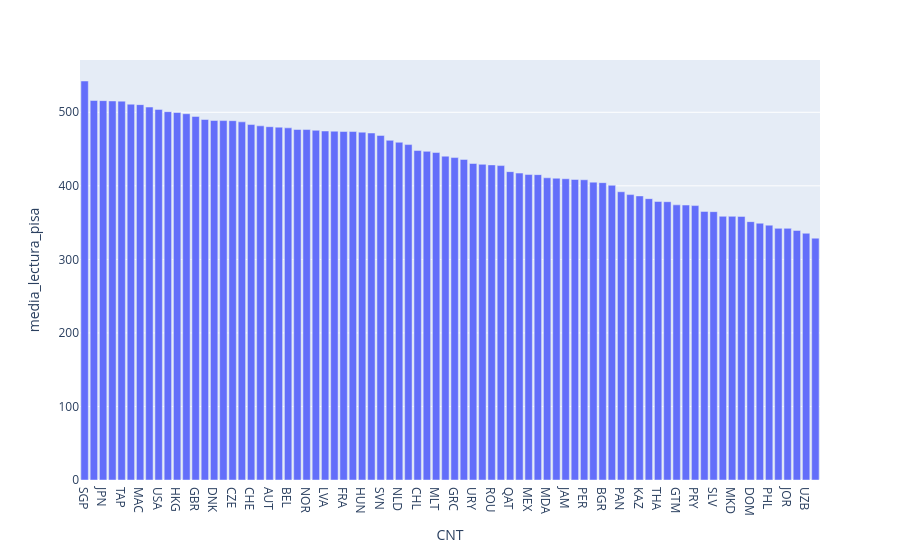

The notebook cell this image was saved under:
### Code cell
fig.show()

### Figure 1 — Plotly figure (JSON) as saved in the notebook; plotly's stock layout.template omitted (floating-point values rounded to 4 significant figures)
{"data": [{"hovertemplate": "CNT=%{x}<br>media_lectura_pisa=%{y}<extra></extra>", "legendgroup": "", "marker": {"color": "#636efa", "pattern": {"shape": ""}}, "name": "", "orientation": "v", "showlegend": false, "textposition": "auto", "type": "bar", "x": ["SGP", "IRL", "JPN", "KOR", "TAP", "EST", "MAC", "CAN", "USA", "NZL", "HKG", "AUS", "GBR", "FIN", "DNK", "POL", "CZE", "SWE", "CHE", "ITA", "AUT", "DEU", "BEL", "PRT", "NOR", "HRV", "LVA", "ESP", "FRA", "ISR", "HUN", "LTU", "SVN", "VNM", "NLD", "TUR", "CHL", "SVK", "MLT", "SRB", "GRC", "ISL", "URY", "BRN", "ROU", "QUR", "QAT", "ARE", "MEX", "CRI", "MDA", "BRA", "JAM", "COL", "PER", "MNE", "BGR", "ARG", "PAN", "MYS", "KAZ", "SAU", "THA", "MNG", "GTM", "GEO", "PRY", "QAZ", "SLV", "IDN", "MKD", "ALB", "DOM", "PSE", "PHL", "KSV", "JOR", "MAR", "UZB", "KHM"], "xaxis": "x", "y": [542.6, 516.0, 515.9, 515.4, 515.2, 511.0, 510.4, 507.1, 503.9, 500.9, 499.7, 498.1, 494.4, 490.2, 488.8, 488.7, 488.6, 487.0, 483.3, 481.6, 480.4, 479.8, 478.9, 476.6, 476.5, 475.5, 474.6, 474.3, 473.9, 473.8, 473.0, 471.8, 468.5, 461.9, 459.2, 456.1, 448.0, 446.9, 445.3, 440.4, 438.4, 435.9, 430.4, 429.2, 428.5, 427.5, 419.3, 417.3, 415.4, 415.2, 410.9, 410.4, 409.6, 408.7, 408.2, 405.0, 404.3, 400.7, 392.0, 388.1, 386.3, 382.6, 378.7, 378.4, 374.1, 373.9, 373.2, 365.2, 364.9, 358.6, 358.5, 358.4, 351.3, 349.2, 346.5, 342.2, 342.2, 339.4, 335.5, 328.8], "yaxis": "y"}], "layout": {"barmode": "relative", "legend": {"tracegroupgap": 0}, "margin": {"t": 60}, "xaxis": {"anchor": "y", "domain": [0, 1], "title": {"text": "CNT"}}, "yaxis": {"anchor": "x", "domain": [0, 1], "title": {"text": "media_lectura_pisa"}}}}
